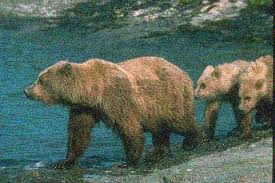
#> input picture resources/bear.jpeg, 275 x 183 px
$ python lesson_5_otsu_binarization.py
#> lines starting #> are read from the running program, lines starting #| are printed output that depends on the picture; after the words box and inside, x2 and y2 are one past the last pixel; in counts of white or black regions, pixels touching at a corner belong together
### utils.py
import glob

import cv2
import os


# [6 lines left out: function images_in_dir, not called in this run]


def find_image(image_name):
    return os.path.join(os.path.dirname(__file__), 'resources/{}'.format(image_name))


# [5 lines left out: function resize_image, not called in this run]

### lesson_5_thresholding/lesson_5_otsu_binarization.py
import cv2 as cv
from matplotlib import pyplot as plt

from utils import find_image

image_path = find_image('bear.jpeg')
img = cv.imread(image_path, 0)
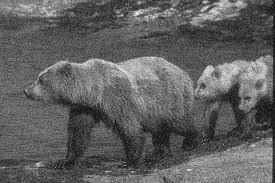
#> img: shape (183, 275); min 0, max 245, mean 95.9
# global thresholding
ret1, th1 = cv.threshold(img, 90, 255, cv.THRESH_BINARY)
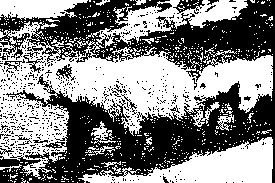
#> th1: shape (183, 275); 51.7% white; 593 black regions (573 under 20 px), largest, box (x1, y1, x2, y2) and area: (0, 0, 275, 183) 22008, (173, 0, 205, 14) 206, (56, 65, 75, 81) 117
# Otsu's thresholding
ret2, th2 = cv.threshold(img, 0, 255, cv.THRESH_BINARY + cv.THRESH_OTSU)
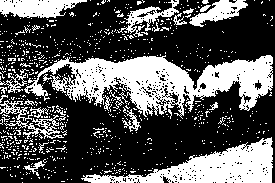
#> th2: shape (183, 275); 34.3% white; 778 white regions (752 under 20 px), largest, box (x1, y1, x2, y2) and area: (24, 55, 273, 119) 7441, (81, 137, 273, 183) 3764, (0, 0, 87, 18) 1108
#> ret2 = 105
# Otsu's thresholding after Gaussian filtering
blur = cv.GaussianBlur(img, (5, 5), 0)
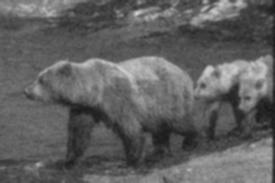
#> blur: shape (183, 275); min 25, max 211, mean 96
ret3, th3 = cv.threshold(blur, 0, 255, cv.THRESH_BINARY + cv.THRESH_OTSU)
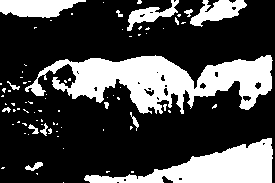
#> th3: shape (183, 275); 28.8% white; 81 white regions (67 under 20 px), largest, box (x1, y1, x2, y2) and area: (25, 55, 273, 114) 7440, (84, 138, 273, 183) 3851, (0, 0, 86, 18) 1112
#> ret3 = 108
# plot all the images and their histograms
images = [img, 0, th1,
          img, 0, th2,
          blur, 0, th3]
titles = ['Original Noisy Image', 'Histogram', 'Global Thresholding (v=127)',
          'Original Noisy Image', 'Histogram', "Otsu's Thresholding",
          'Gaussian filtered Image', 'Histogram', "Otsu's Thresholding"]
for i in range(3):
    plt.subplot(3, 3, i * 3 + 1), plt.imshow(images[i * 3], 'gray')
    plt.title(titles[i * 3]), plt.xticks([]), plt.yticks([])
    plt.subplot(3, 3, i * 3 + 2), plt.hist(images[i * 3].ravel(), 256)
    plt.title(titles[i * 3 + 1]), plt.xticks([]), plt.yticks([])
    plt.subplot(3, 3, i * 3 + 3), plt.imshow(images[i * 3 + 2], 'gray')
    plt.title(titles[i * 3 + 2]), plt.xticks([]), plt.yticks([])
plt.show()
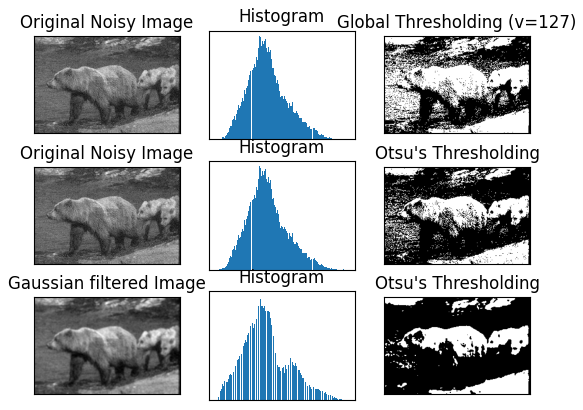
#> figure drawn by matplotlib, 9 panels

$ run again, with resources/Katrina_Kaif.jpg copied over resources/bear.jpeg
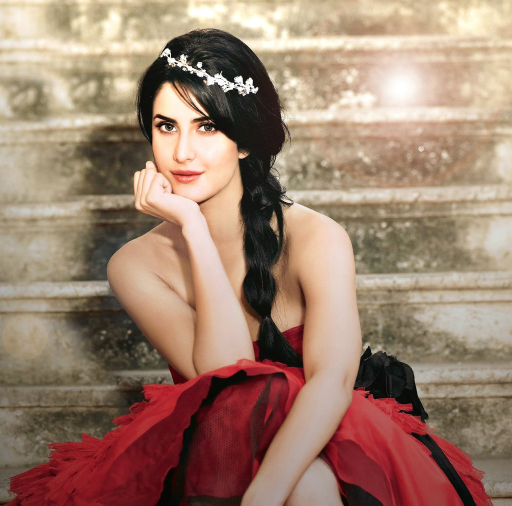
#> input picture resources/Katrina_Kaif.jpg, 1024 x 1011 px (shown at 1/2 size)
#> `ret1, th1 = cv.threshold(img, 90, 255, cv.THRESH_BINARY)`:
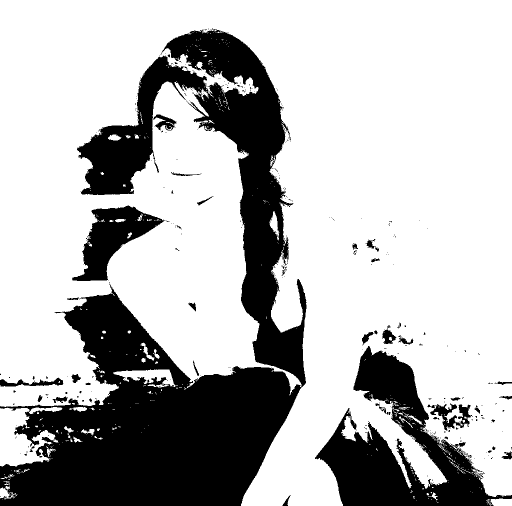
#> th1: shape (1011, 1024) (shown at 1/2 size); 71.6% white; 373 black regions (327 under 20 px), largest, box (x1, y1, x2, y2) and area: (0, 57, 613, 1011) 226168, (630, 692, 1024, 1011) 47622, (144, 411, 330, 562) 11779
#> th2: shape (1011, 1024); 59.9% white; 395 black regions (340 under 20 px), largest, box (x1, y1, x2, y2) and area: (0, 57, 618, 1011) 294951, (562, 606, 1024, 1011) 91855, (608, 408, 942, 547) 16188
#> ret2 = 124
#> `ret3, th3 = cv.threshold(blur, 0, 255, cv.THRESH_BINARY + cv.THRESH_OT..`:
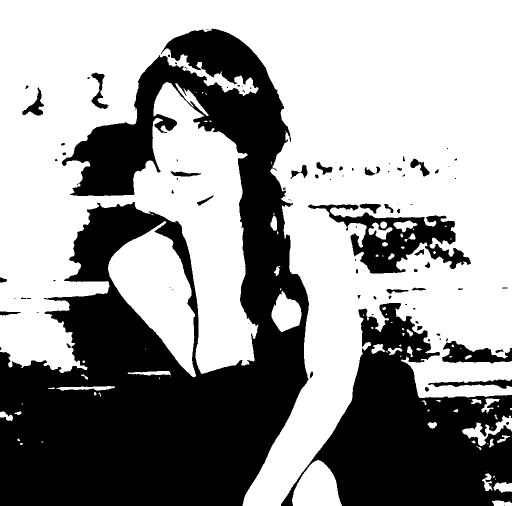
#> th3: shape (1011, 1024) (shown at 1/2 size); 59.9% white; 92 black regions (45 under 20 px), largest, box (x1, y1, x2, y2) and area: (0, 57, 618, 1011) 295622, (562, 606, 1024, 1011) 92479, (616, 409, 942, 547) 16214
